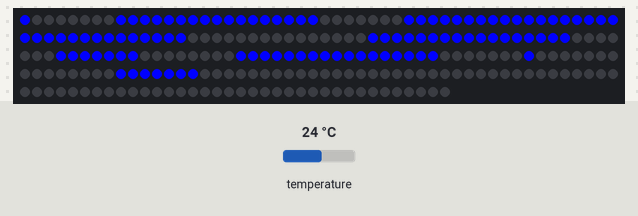
A sketch run on a simulated Arduino Mega 2560, built with avr-gcc and run on an emulated ATmega2560. Shown: 236 RGB LEDs in strip order, left to right, continuing on the next row. Inputs (shaded band) come from the test bench; at power-on: temperature 24 °C. WiFi joins after 1.5 s; servers stay silent unless stated; uploads are accepted with an empty reply; the local clock reads 2024-03-15 10:24:30 at power-on unless the sketch sets it; what the sketch prints to the serial monitor is not drawn.

Above: at 4.6 s.
4.7 s: temperature set to 12 °C
At 11.3 s:
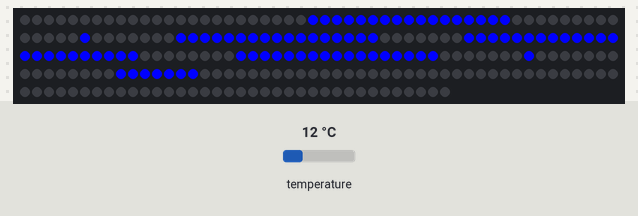
14.9 s: temperature set to 19 °C
22.7 s: temperature set to 28 °C
Timing chart, 0 to 25.7 s (numbered marks = the images above; inputs shaded):
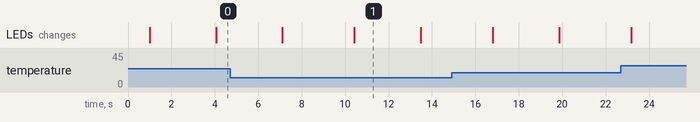

Measured:
- after the input at 4.7 s, the LEDs: first differ from a run without the input after 5.7 s (image 1)
- what the display in image 1 shows lasts 3.1 s, from 10.4 s to 13.5 s

The sketch:

main.ino
```cpp
#include <SPI.h>
#include <Ethernet.h>
#include <DHT22.h>
#include <stdio.h>
#include <DS3231.h>
#include <Wire.h>
#include <math.h>
#include <Adafruit_NeoPixel.h>
#define PIN 22
#define DHT22_PIN 31

// 初始化DHT22和 WS2812B
DHT22 myDHT22(DHT22_PIN);
Adafruit_NeoPixel strip = Adafruit_NeoPixel(236, PIN, NEO_GRB + NEO_KHZ800);

char state = '0';
char c;
byte mac[] = { 0xCE, 0xAD, 0xBE, 0xEF, 0xFE, 0xED};
IPAddress ip(192,168,31,190);

IPAddress myDns(114,114,114,114);
String myStr;
// IPAddress server(121,40,240,193);
EthernetClient client;
boolean reading = false;


int zt,at,bt,ct,dt,et,ft;


char server[] = "wx.xank.cn";
int sensrdata = 0;

unsigned long lastConnectionTime = 0;
boolean lastConnected = false;

const unsigned long postingInterval = 4*1000;


float r = 0;
float g = 50;
float b = 150;


float ry = 0;
float gy = 50;
float by = 150;


DS3231 Clock;
bool Century=false;
bool h12;
bool PM;
byte ADay, AHour, AMinute, ASecond, ABits;
bool ADy, A12h, Apm;

byte year, month, date, DoW, hour, minute, second;


void setup() {

  Wire.begin();
  Serial.begin(115200);
  delay(1000);
  Ethernet.begin(mac, ip, myDns);
  Serial.print("My IP address: ");
  Serial.println(Ethernet.localIP());


  strip.begin();
  strip.show();

}

void loop(void) {

  //设置默认颜色
  at = 0;
  bt = 50;
  ct = 150;

  dt = 0;
  et = 50;
  ft = 150;

  while(client.available()) {

    c = client.read();
    if(c == '%') reading = true;
    if(c == '*') reading = false;
    if(reading){
      if (c != '%' && c != '*') {
        myStr += c;
      }
    }
  }


  if (!client.connected() && lastConnected) {
    Serial.println("ok");
    client.stop();
    Serial.println(myStr);
    parseThangs(myStr);

  }

  delay(3000);


  if(r == 0 && g == 0 && b == 0){


  } else{
    r = 0;
    g = 0;
    b = 255;

    ry = 0;
    gy = 0;
    by = 255;

  }


  DHT22_ERROR_t errorCode;
  Serial.print("Requesting data...");
  errorCode = myDHT22.readData();
  switch(errorCode)
  {
    case DHT_ERROR_NONE:
      Serial.print("Got Data ");

      int tem;
      tem = int(myDHT22.getTemperatureC());
      Serial.print(tem);
      Serial.print("C ");
    setNum(1, 11);
    setNum(0, 10);

    if(tem == 0){
      setNum(2, 0);
      setNum(3, 0);
    } else if(tem == 1){
      setNum(2, 1);
      setNum(3, 0);

    } else if(tem == 2){
      setNum(2, 2);
      setNum(3, 0);

    } else if(tem == 3){
      setNum(2, 3);
      setNum(3, 0);

    } else if(tem == 4){
      setNum(2, 4);
      setNum(3, 0);

    } else if(tem == 5){
      setNum(2, 5);
      setNum(3, 0);
    } else if(tem == 6){
      setNum(2, 6);
      setNum(3, 0);
    } else if(tem == 7){
      setNum(2, 7);
      setNum(3, 0);
    } else if(tem == 8){
      setNum(2, 8);
      setNum(3, 0);
    } else if(tem == 9){
      setNum(2, 9);
      setNum(3, 0);
    } else if(tem == 10){
      setNum(2, 0);
      setNum(3, 1);
    }
    else if(tem == 11){
      setNum(2, 1);
      setNum(3, 1);
    } else if(tem == 12){
      setNum(2, 2);
      setNum(3, 1);
    } else if(tem == 13){
      setNum(2, 3);
      setNum(3, 1);
    } else if(tem == 14){
      setNum(2, 4);
      setNum(3, 1);
    } else if(tem == 15){
      setNum(2, 5);
      setNum(3, 1);
    } else if(tem == 16){
      setNum(2, 6);
      setNum(3, 1);
    } else if(tem == 17){
      setNum(2, 7);
      setNum(3, 1);
    } else if(tem == 18){
      setNum(2, 8);
      setNum(3, 1);
    } else if(tem == 19){
      setNum(2, 9);
      setNum(3, 1);

    } else if(tem == 20){
      setNum(2, 0);
      setNum(3, 2);
    } else if(tem == 21){
      setNum(2, 1);
      setNum(3, 2);
    } else if(tem == 22){
      setNum(2, 2);
      setNum(3, 2);
    } else if(tem == 23){
      setNum(2, 3);
      setNum(3, 2);
    } else if(tem == 24){
      setNum(2, 4);
      setNum(3, 2);
    } else if(tem == 25){
      setNum(2, 5);
      setNum(3, 2);
    } else if(tem == 26){
      setNum(2, 6);
      setNum(3, 2);
    } else if(tem == 27){
      setNum(2, 7);
      setNum(3, 2);
    } else if(tem == 28){
      setNum(2, 8);
      setNum(3, 2);
    } else if(tem == 29){
      setNum(2, 9);
      setNum(3, 2);
    } else if(tem == 30){
      setNum(2, 0);
      setNum(3, 3);
    } else if(tem == 31){
      setNum(2, 1);
      setNum(3, 3);
    } else if(tem == 32){
      setNum(2, 2);
      setNum(3, 3);
    }

    break;
  }

  delay(3000);

  //初始化时间
  int second,minute,hour,date,month,year,temperature;
  second=Clock.getSecond();
  minute=Clock.getMinute();
  hour=Clock.getHour(h12, PM);
  date=Clock.getDate();
  month=Clock.getMonth(Century);
  year=Clock.getYear();


  r = at;
  g = bt;
  b = ct;

  ry = dt;
  gy = et;
  by = ft;


  if(hour == 0){
    setNum(2, 0);
    setNum(3, 0);
  } else if(hour == 1){
    setNum(2, 1);
    setNum(3, 0);
  } else if(hour == 2){
    setNum(2, 2);
    setNum(3, 0);

  } else if(hour == 3){
    setNum(2, 3);
    setNum(3, 0);

  } else if(hour == 4){
    setNum(2, 4);
    setNum(3, 0);

  } else if(hour == 5){
    setNum(2, 5);
    setNum(3, 0);
  } else if(hour == 6){
    setNum(2, 6);
    setNum(3, 0);
  } else if(hour == 7){
    setNum(2, 7);
    setNum(3, 0);
  } else if(hour == 8){
    setNum(2, 8);
    setNum(3, 0);
  } else if(hour == 9){
    setNum(2, 9);
    setNum(3, 0);
  } else if(hour == 10){
    setNum(2, 0);
    setNum(3, 1);
  }
  else if(hour == 11){
    setNum(2, 1);
    setNum(3, 1);
  } else if(hour == 12){
    setNum(2, 2);
    setNum(3, 1);
  } else if(hour == 13){
    setNum(2, 3);
    setNum(3, 1);
  } else if(hour == 14){
    setNum(2, 4);
    setNum(3, 1);
  } else if(hour == 15){
    setNum(2, 5);
    setNum(3, 1);
  } else if(hour == 16){
    setNum(2, 6);
    setNum(3, 1);
  } else if(hour == 17){
    setNum(2, 7);
    setNum(3, 1);
  } else if(hour == 18){
    setNum(2, 8);
    setNum(3, 1);
  } else if(hour == 19){
    setNum(2, 9);
    setNum(3, 1);

  } else if(hour == 20){
    setNum(2, 0);
    setNum(3, 2);
  } else if(hour == 21){
    setNum(2, 1);
    setNum(3, 2);
  } else if(hour == 22){
    setNum(2, 2);
    setNum(3, 2);
  } else if(hour == 23){
    setNum(2, 3);
    setNum(3, 2);
  }


//分
  second = minute;
  if(second == 0){
    setNum(0, 0);
    setNum(1, 0);
  } else if(second == 1){
    setNum(0, 1);
    setNum(1, 0);
  } else if(second == 2){
    setNum(0, 2);
    setNum(1, 0);
  } else if(second == 3){
    setNum(0, 3);
    setNum(1, 0);
  } else if(second == 4){
    setNum(0, 4);
    setNum(1, 0);
  } else if(second == 5){
    setNum(0, 5);
    setNum(1, 0);
  } else if(second == 6){
    setNum(0, 6);
    setNum(1, 0);
  } else if(second == 7){
    setNum(0, 7);
    setNum(1, 0);
  } else if(second == 8){
    setNum(0, 8);
    setNum(1, 0);
  } else if(second == 9){
    setNum(0, 9);
    setNum(1, 0);
  } else if(second == 10){
    setNum(0, 0);
    setNum(1, 1);
  }
  else if(second == 11){
    setNum(0, 1);
    setNum(1, 1);
  } else if(second == 12){
    setNum(0, 2);
    setNum(1, 1);
  } else if(second == 13){
    setNum(0, 3);
    setNum(1, 1);
  } else if(second == 14){
    setNum(0, 4);
    setNum(1, 1);
  } else if(second == 15){
    setNum(0, 5);
    setNum(1, 1);
  } else if(second == 16){
    setNum(0, 6);
    setNum(1, 1);
  } else if(second == 17){
    setNum(0, 7);
    setNum(1, 1);
  } else if(second == 18){
    setNum(0, 8);
    setNum(1, 1);
  } else if(second == 19){
    setNum(0, 9);
    setNum(1, 1);


  } else if(second == 20){
    setNum(0, 0);
    setNum(1, 2);
  } else if(second == 21){
    setNum(0, 1);
    setNum(1, 2);
  } else if(second == 22){
    setNum(0, 2);
    setNum(1, 2);
  } else if(second == 23){
    setNum(0, 3);
    setNum(1, 2);
  } else if(second == 24){
    setNum(0, 4);
    setNum(1, 2);
  } else if(second == 25){
    setNum(0, 5);
    setNum(1, 2);
  } else if(second == 26){
    setNum(0, 6);
    setNum(1, 2);
  } else if(second == 27){
    setNum(0, 7);
    setNum(1, 2);
  } else if(second == 28){
    setNum(0, 8);
    setNum(1, 2);
  } else if(second == 29){
    setNum(0, 9);
    setNum(1, 2);


  } else if(second == 30){
    setNum(0, 0);
    setNum(1, 3);
  } else if(second == 31){
    setNum(0, 1);
    setNum(1, 3);
  } else if(second == 32){
    setNum(0, 2);
    setNum(1, 3);
  } else if(second == 33){
    setNum(0, 3);
    setNum(1, 3);
  } else if(second == 34){
    setNum(0, 4);
    setNum(1, 3);
  } else if(second == 35){
    setNum(0, 5);
    setNum(1, 3);
  } else if(second == 36){
    setNum(0, 6);
    setNum(1, 3);
  } else if(second == 37){
    setNum(0, 7);
    setNum(1, 3);
  } else if(second == 38){
    setNum(0, 8);
    setNum(1, 3);
  } else if(second == 39){
    setNum(0, 9);
    setNum(1, 3);

  } else if(second == 40){
    setNum(0, 0);
    setNum(1, 4);
  } else if(second == 41){
    setNum(0, 1);
    setNum(1, 4);
  } else if(second == 42){
    setNum(0, 2);
    setNum(1, 4);
  } else if(second == 43){
    setNum(0, 3);
    setNum(1, 4);
  } else if(second == 44){
    setNum(0, 4);
    setNum(1, 4);
  } else if(second == 45){
    setNum(0, 5);
    setNum(1, 4);
  } else if(second == 46){
    setNum(0, 6);
    setNum(1, 4);
  } else if(second == 47){
    setNum(0, 7);
    setNum(1, 4);
  } else if(second == 48){
    setNum(0, 8);
    setNum(1, 4);
  } else if(second == 49){
    setNum(0, 9);
    setNum(1, 4);

  } else if(second == 50){
    setNum(0, 0);
    setNum(1, 5);
  } else if(second == 51){
    setNum(0, 1);
    setNum(1, 5);
  } else if(second == 52){
    setNum(0, 2);
    setNum(1, 5);
  } else if(second == 53){
    setNum(0, 3);
    setNum(1, 5);
  } else if(second == 54){
    setNum(0, 4);
    setNum(1, 5);
  } else if(second == 55){
    setNum(0, 5);
    setNum(1, 5);
  } else if(second == 56){
    setNum(0, 6);
    setNum(1, 5);
  } else if(second == 57){
    setNum(0, 7);
    setNum(1, 5);
  } else if(second == 58){
    setNum(0, 8);
    setNum(1, 5);
  } else if(second == 59){
    setNum(0, 9);
    setNum(1, 5);
  }
  myStr = "";


  if(!client.connected() && (millis() - lastConnectionTime > postingInterval)) {
    if (client.connect(server, 80)) {

      client.println("GET /index.php?s=/addon/HelloWorld/HelloWorld/show HTTP/1.1");
      client.println("Host: wx.xank.cn");
      client.println("User-Agent: Mozilla/5.0 (Windows NT 6.3; WOW64) AppleWebKit/537.36 (KHTML, like Gecko) Chrome/44.0.2403.107 Safari/537.36");
      client.println("Connection: close");
      client.println();
      lastConnectionTime = millis();
    }
    else {
      Serial.println("connection failed");
      Serial.println("disconnecting.");
      client.stop();
    }
  }
  lastConnected = client.connected();

  Serial.println("connection failed");
}


//序列号输入
void parseThangs(String str) {

  int startIndex = str.indexOf("z");
  int endIndex = str.indexOf("a");
  String zStr = str.substring(startIndex + 2, endIndex - 1);
  char tempZ[4];
  zStr.toCharArray(tempZ, sizeof(tempZ));
  zt = atoi(tempZ);

  startIndex = str.indexOf("a");
  endIndex = str.indexOf("b");
  String aStr = str.substring(startIndex + 2, endIndex -1);
  char tempA[4];
  aStr.toCharArray(tempA, sizeof(tempA));
  at = atoi(tempA);

  startIndex = str.indexOf("b");
  endIndex = str.indexOf("c");
  String bStr = str.substring(startIndex + 2, endIndex -1);
  char tempB[4];
  bStr.toCharArray(tempB, sizeof(tempB));
  bt = atoi(tempB);

  startIndex = str.indexOf("c");
  endIndex = str.indexOf("d");
  String cStr = str.substring(startIndex + 2, endIndex -1);
  char tempC[4];
  cStr.toCharArray(tempC, sizeof(tempC));
  ct = atoi(tempC);

  startIndex = str.indexOf("d");
  endIndex = str.indexOf("e");
  String dStr = str.substring(startIndex + 2, endIndex -1);
  char tempD[4];
  dStr.toCharArray(tempD, sizeof(tempD));
  dt = atoi(tempD);


  startIndex = str.indexOf("e");
  endIndex = str.indexOf("f");
  String eStr = str.substring(startIndex + 2, endIndex -1);
  char tempE[4];
  eStr.toCharArray(tempE, sizeof(tempE));
  et = atoi(tempE);

  startIndex = str.indexOf("f");
  endIndex = str.indexOf("g");
  String fStr = str.substring(startIndex + 2, endIndex -1);
  char tempF[4];
  fStr.toCharArray(tempF, sizeof(tempF));
  ft = atoi(tempF);

}
```

Source omitted: num.ino (27279 bytes)
